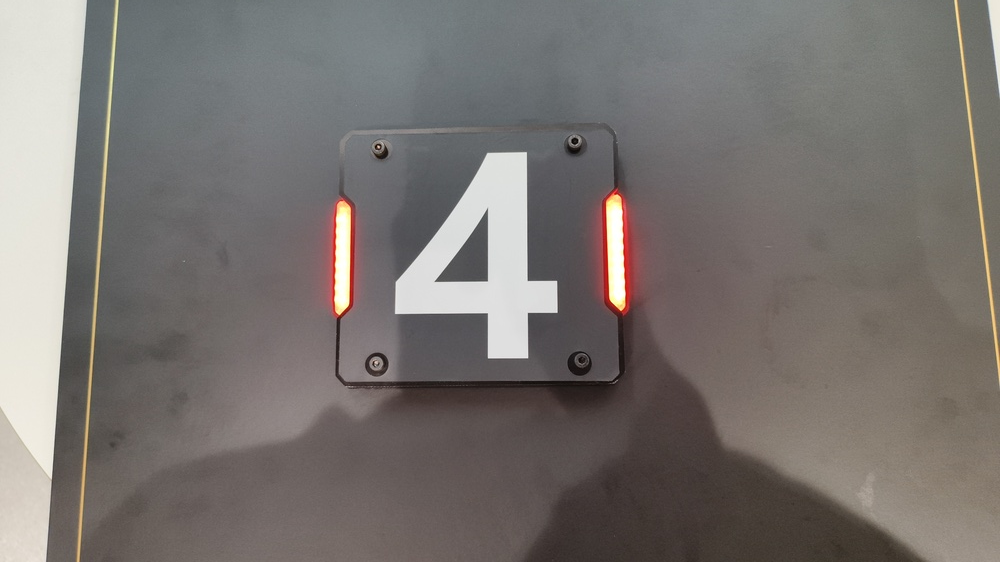
//> input picture opencv_show/picture/red.jpg, 1000 x 562 px, shrunk from 4096 x 2304 before the run
$ ./step2   (built with g++ and OpenCV 4)
//> lines starting //> are read from the running program, lines starting //| are printed output that depends on the picture; after the words box and inside, x2 and y2 are one past the last pixel; in counts of white or black regions, pixels touching at a corner belong together
#include <opencv2/opencv.hpp>
#include <iostream>

int main()
{
    cv::Mat image;
    image = cv::imread("red.jpg");
//> image is the input picture: 562 rows x 1000 cols, CV_8UC3; mean B, G, R 112.3, 115.4, 120.6
    if (image.empty()) {
        std::cerr << "Failed to read red.jpg\n";
        return 1;
    }
    //灰度化
    cv::Mat gray;
    cv::cvtColor(image, gray, cv::COLOR_BGR2GRAY);
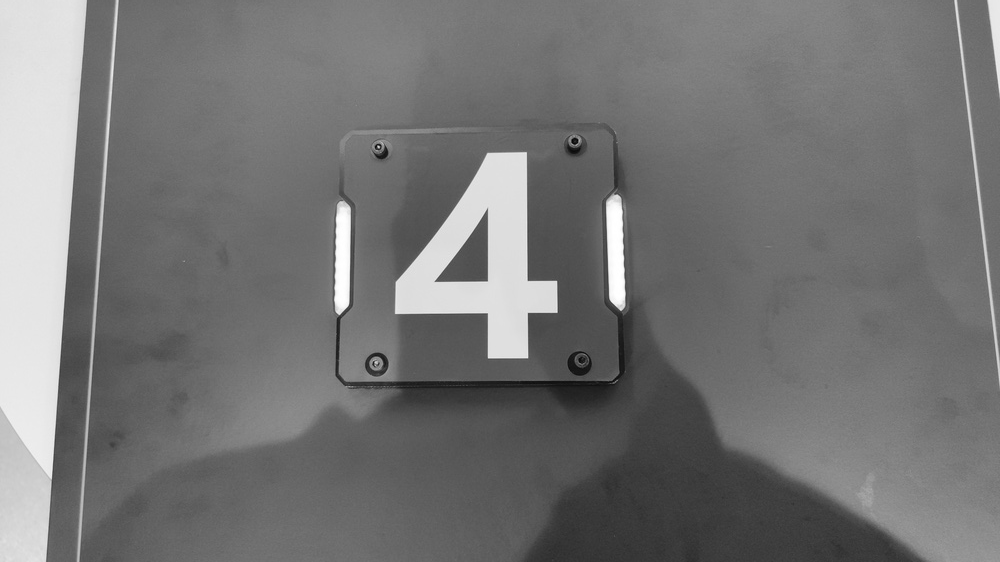
//> gray: 562 rows x 1000 cols, CV_8UC1; min 4, max 255, mean 116.6
    //二值化
    cv::Mat binary;
    cv::threshold(gray, binary, 127, 255, cv::THRESH_BINARY);
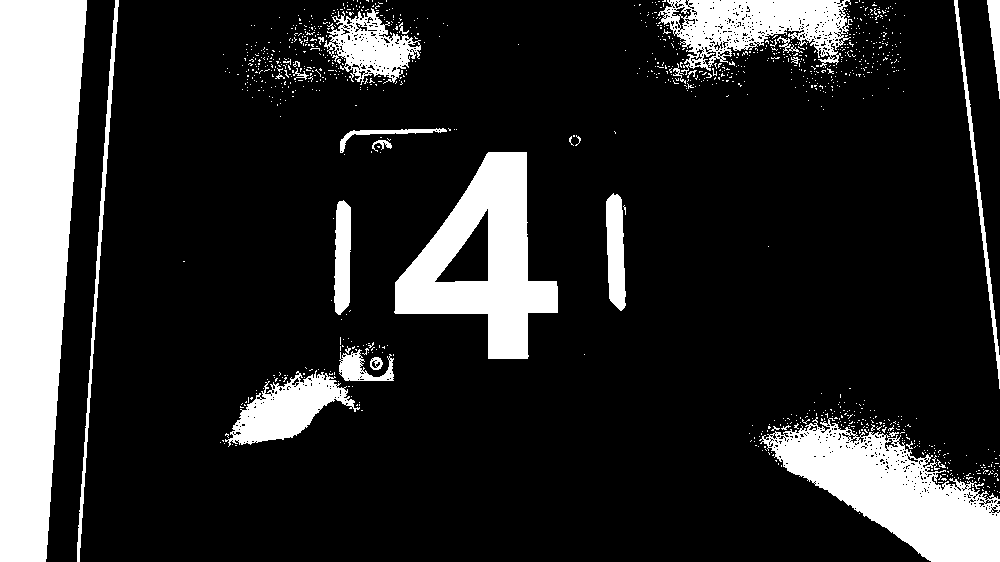
//> binary: 562 rows x 1000 cols, CV_8UC1; 17.3% white; 1066 white regions (1035 under 20 px), largest, box (x1, y1, x2, y2) and area: (0, 0, 87, 562) 37318, (759, 417, 1000, 562) 16026, (394, 152, 558, 359) 15773
    //BGR三通道分离
    cv::Mat ch[3];
    cv::split(image, ch);

    // BGR 转 HSV
    cv::Mat hsv;
    cv::cvtColor(image, hsv, cv::COLOR_BGR2HSV);
//> hsv: 562 rows x 1000 cols, CV_8UC3; mean H, S, V 49, 26, 122.3

    // HSV 三通道分离
    cv::Mat hsvCh[3];
    cv::split(hsv, hsvCh);
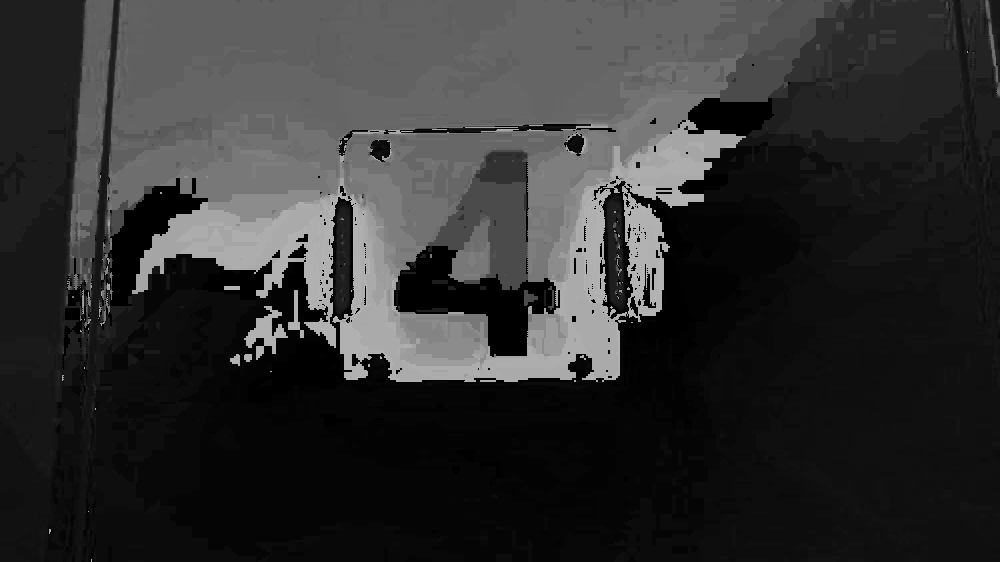
//> hsvCh[0]: 562 rows x 1000 cols, CV_8UC1; min 0, max 179, mean 49
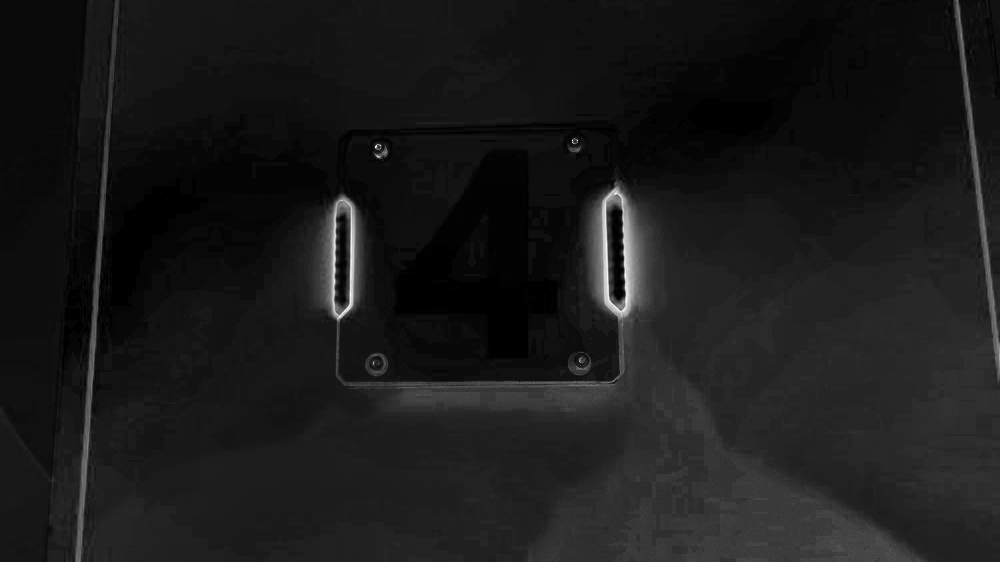
//> hsvCh[1]: 562 rows x 1000 cols, CV_8UC1; min 0, max 255, mean 26

    // 保存九张结果图，格式由扩展名决定
    cv::imwrite("gray.png", gray);
    cv::imwrite("binary.png", binary);
    cv::imwrite("b.png", ch[0]);
    cv::imwrite("g.png", ch[1]);
    cv::imwrite("r.png", ch[2]);
    cv::imwrite("hsv.png", hsv);
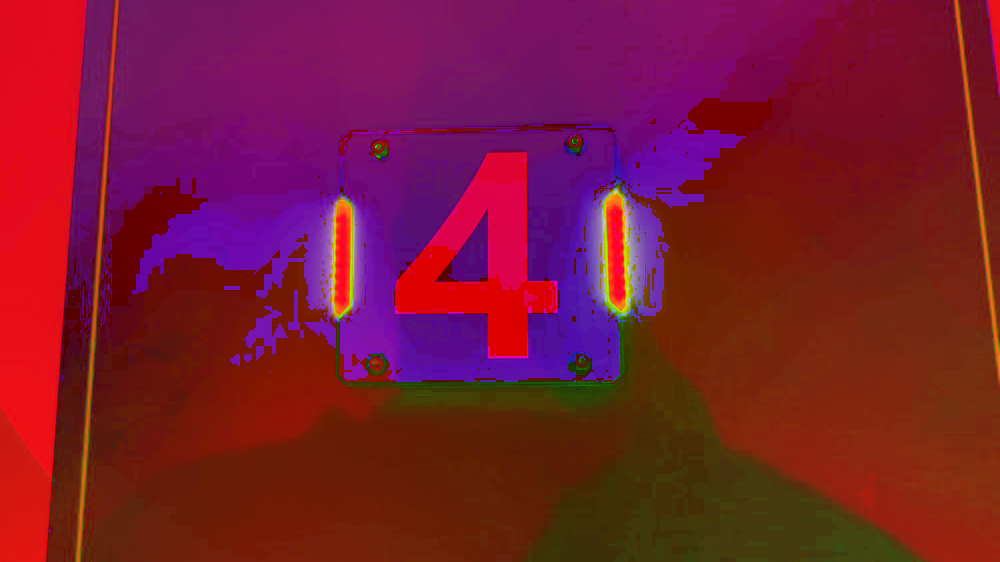
//> saved as hsv.png: 562 rows x 1000 cols, CV_8UC3; mean B, G, R 49, 26, 122.3
    cv::imwrite("h.png", hsvCh[0]);
    cv::imwrite("s.png", hsvCh[1]);
    cv::imwrite("v.png", hsvCh[2]);

    std::cout << "Saved gray.png, binary.png, b.png, g.png, r.png, "
                 "hsv.png, h.png, s.png, v.png\n";
    return 0;
}
